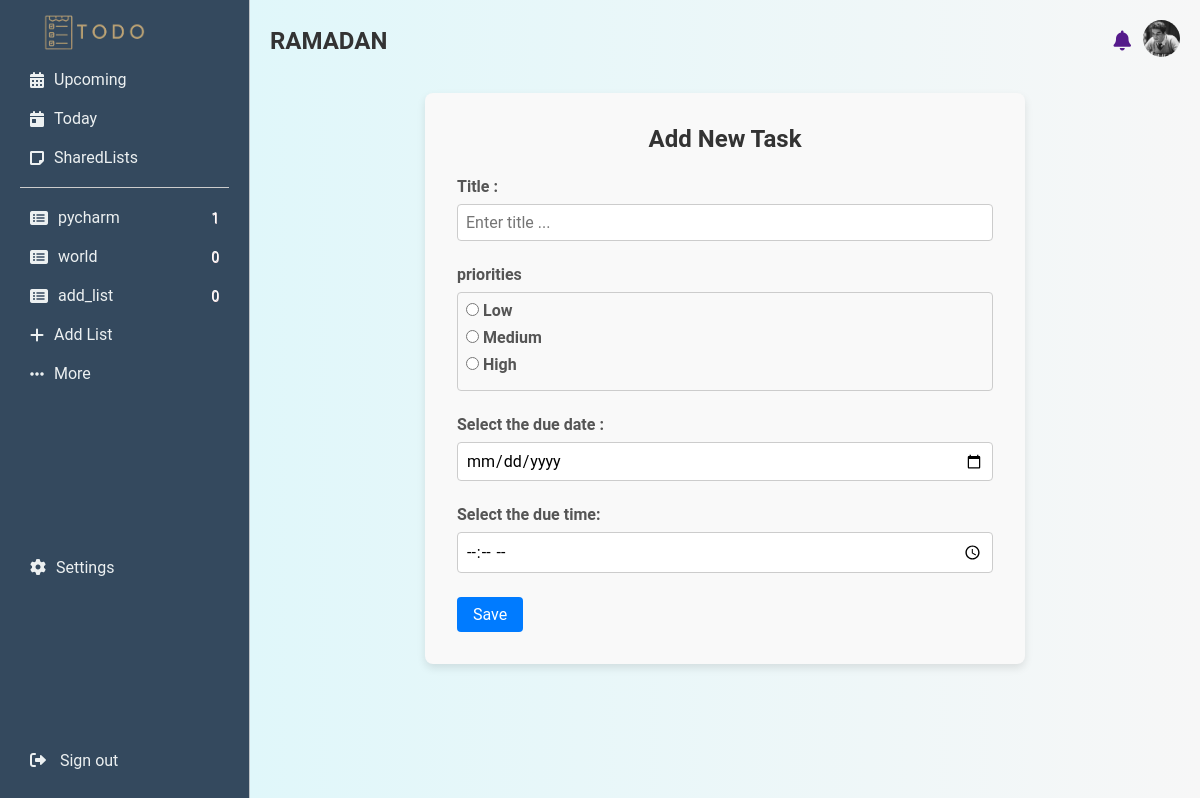
The page /list/8188dc98-758b-46e5-8b43-d438638714b2/create_task/ (signed in) on the database its author committed.
### base/models.py (models this page shows)
class ToDoList(models.Model):
    id = models.UUIDField(primary_key=True, default=uuid.uuid4, editable=False)
    user = models.ForeignKey(CustomUser, on_delete=models.CASCADE, related_name='todo_lists')
    name = models.CharField(max_length=255)
    description = models.TextField()
    created_at = models.DateTimeField(auto_now_add=True)
    updated_at = models.DateTimeField(auto_now=True)
    is_private = models.BooleanField(default=True)
    icon = models.CharField(max_length=50, default='fa-list-alt')
    def __str__(self):
        return self.name
    class Meta:
        verbose_name = "To-Do List"
        verbose_name_plural = "To-Do Lists"

### base/views.py (the view)
# urls.py: path('list/<uuid:list_id>/create_task/', views.add_task, name='add_task'),
@login_required
def add_task(request, list_id):
    print("Entering add_task view")
    user = request.user
    print(f"User: {user}, Type: {type(user)}")
    try:
        todo_list = get_object_or_404(ToDoList, id=list_id)
        print(f"ToDoList: {todo_list}")
        if request.method == 'POST':
            print("POST request received")
            form_task = create_task(request.POST)
            if form_task.is_valid():
                print("Form is valid")
                task = form_task.save(commit=False)
                task.to_do_list = todo_list
                task.save()
                print(f"Task saved: {task}")
                print("Attempting to log activity")
                activity_log(user, "add", task.title)
                print("Activity logged successfully")
                return redirect('tasks_for_list', list_id)
            else:
                print(f"Form errors: {form_task.errors}")
        else:
            print("GET request received")
            form_task = create_task()
        return render(request, 'base/add_task.html', {'form_task': form_task, 'title': todo_list.name})
    except Exception as e:
        print(f"Exception occurred: {str(e)}")
        raise  # Re-raise the exception after logging

### base/forms.py
class create_task(forms.ModelForm):
    title = forms.CharField(label = 'Title :',widget=forms.TextInput(attrs={'placeholder':'enter title....','class':'form-control'} ))
    priorities = forms.ChoiceField(label='priorities',choices=Task.PRIORITY_CHOICES,widget=forms.RadioSelect(attrs={'class':'form-control'}))
    due_date = forms.DateField(label='Select the due date :',widget=forms.DateInput(attrs={'type':'date','class':'form-control'}))
    due_time = forms.TimeField(
        label='Select the due time:',
        widget=forms.TimeInput(attrs={
            'class': 'form-control',
            'type': 'time'  # HTML5 time input
        }),
        input_formats=['%H:%M', '%I:%M %p']  # Add accepted time formats
    )
    class Meta:
        model=Task
        fields=['title', 'due_date','due_time', 'priorities']

### base/context_processors.py (called while the page is built)
def user_info(request):
    if request.user.is_authenticated:
        try:
            user_profile = CustomUser.objects.get(user = request.user)
            return {
                'user':user_profile,
                'image_profile':user_profile.image_profile
            }
        except:
            print('there is error ')
    return{}

def side_bare_links(request):
    if request.user.is_authenticated:
        custom_user = CustomUser.objects.get(user=request.user)
        user_last_lists = ToDoList.objects.filter(user=custom_user).annotate(task_count=Count('tasks')).order_by('-updated_at')[:3]
        return {'custom_user': custom_user, 'user_last_lists': user_last_lists}
    return {'custom_user': None, 'user_last_lists': []}

### base/templates/base/add_task.html (shortened to what this page needs)
{% extends 'base/base.html' %}
{% load static %}
{% block extra_css %}
    <link rel="stylesheet" href="{% static 'css/add_task.css' %}">
{% endblock extra_css %}
    {% block content %}
        <div class="add-task-container">
            <h2>Add New Task</h2>
            <form method="POST" action="">
                <div class="form-group">
                    <label for="id_title">{{ form_task.title.label }}</label>
                    <input type="text" id="id_title" name="title" class="form-control" placeholder="Enter title ..." value="{{ form_task.title.value|default:'' }}" required>
                </div>
                <div class="form-group">
                    <label>{{ form_task.priorities.label }}</label>
                    <div class="form-control">
                        {% for choice in form_task.priorities.field.choices %}
                            <label>
                                <input type="radio" name="priorities" value="{{ choice.0 }}" {% if form_task.priorities.value == choice.0 %}checked{% endif %} required>
                                {{ choice.1 }}
                            </label>
                        {% endfor %}
                    </div>
                </div>
                <div class="form-group">
                    <label for="id_due_date">{{ form_task.due_date.label }}</label>
                    <input type="date" id="id_due_date" name="due_date" class="form-control" value="{{ form_task.due_date.value|default:'' }}" required>
                </div>
                <div class="form-group">
                    <label for="id_due_time">{{ form_task.due_time.label }}</label>
                    <input type="time" id="id_due_time" name="due_time" class="form-control" value="{{ form_task.due_time.value|default:'' }}" required>
                </div>
                <button type="submit" class="btn btn-primary">Save</button>
            </form>
        </div>
    {% endblock content %}

### base/templates/base/sidebar.html (shortened to what this page needs)
{% load static %}
{% block extra_css %}
  <link rel="stylesheet" href=" {% static 'css/side_bare_hero.css' %}">
{% endblock extra_css %}
<div class="sidebar">
  <a href=" {% url 'home' %}"> <img src="{% static 'logo/todo-removebg-preview.png' %}" alt="logo" class='logo'> </a>
  <div class="tasks">
    <div class="task-item">
      <i class="fas fa-calendar-alt"></i>
      <a>Upcoming</a>
    </div>
    <div class="task-item active">
      <i class="fas fa-calendar-day"></i>
      <a href="{% url 'today_tasks' %}">Today</a>
    </div>
    <div class="task-item">
      <i class="fas fa-sticky-note"></i>
      <a href='{% url 'shared_list' %}'>SharedLists</a>
    </div>
  </div>
  <hr>
  <div class="lists">
    {% for list in user_last_lists %}
    <div class="list-item">
      <i class="fa {{list.icon}}"></i>
      <a href="{% url 'tasks_for_list' list_id=list.id %}">{{ list.name }}</a>
      <span class="task-count">{{ list.task_count }}</span>
    </div>
    {% endfor %}
    <div class="add-new-list">
        <i class="fas fa-plus"></i>
      <a href='{% url 'create_todo_list' %}'>
        Add List
      </a>
    </div>
    <div class="more-link">
      <i class="fas fa-ellipsis-h"></i>
      <a href="{% url 'lists_view' %}">More</a>
    </div>
  </div>
  <div class="settings">
    <i class="fas fa-cog"></i>
    <a>Settings</a>
  </div>
  <div class="sign-out">
    <a href="{% url 'logout' %}">
      <i class="fas fa-sign-out-alt"></i>
      <span>Sign out</span>
    </a>
  </div>
</div>

### base/templates/base/header.html (shortened to what this page needs)
{% load static  %}
{% block extra_css %}
<link rel="stylesheet" href=" {% static 'css/header_hero.css' %} ">
{% endblock extra_css %}
<header class="site-header">
  <h1 class="site-title"> {{title}} </h1>
  <div class="user-actions">
   <a href="" class='notification'> <i class="fa-solid fa-bell"></i> </a>
    {% if image_profile %}
      <a href="{% url 'profile' %}">
        <img src="{{ image_profile.url }}" alt="image profile" class="profile-image-logo">
      </a>
    {% else %}
      <a href="{% url 'profile' %}">  </a>
    {% endif %}
  </div>
</header>

### base/static/css/style.css (style rules this page uses)
* { margin: 0; padding: 0; box-sizing: border-box; font-family: "Roboto", system-ui; }
body { font-family: Arial, sans-serif; background-color: #F4F7F9; }

### base/static/css/add_task.css (style rules this page uses)
.add-task-container { max-width: 600px; margin: 2rem auto; padding: 2rem; background-color: #f9f9f9; border-radius: 8px; box-shadow: 0 4px 8px rgba(0, 0, 0, 0.1); }
.add-task-container h2 { margin-bottom: 1.5rem; text-align: center; color: #333; }
.form-group { margin-bottom: 1.5rem; }
.form-group label { display: block; margin-bottom: 0.5rem; font-weight: bold; color: #555; }
.form-control { width: 100%; padding: 0.5rem; border: 1px solid #ccc; border-radius: 4px; font-size: 1rem; }
.btn { display: inline-block; padding: 0.5rem 1rem; background-color: #007bff; color: white; border: none; border-radius: 4px; cursor: pointer; font-size: 1rem; transition: background-color 0.3s; }

### base/static/css/side_bare_hero.css (style rules this page uses)
.logo { height: 35px; width: auto; margin-top: -5px; margin-bottom: 6px; }
a { text-decoration: none; }
.sidebar { background-color: #34495E; border-right: 1px solid #BDC3C7; padding: 20px; width: 250px; display: flex; flex-direction: column; position: fixed; height: 100%; top: 0; left: 0; overflow-y: auto; z-index: 1000; }
.tasks .task-item, .lists .list-item, .tags .tag-item , .add-new-list, .add-new-tag, .settings, .sign-out { display: flex; align-items: center; padding: 10px; border-radius: 8px; cursor: pointer; -webkit-border-radius: 8px; -moz-border-radius: 8px; -ms-border-radius: 8px; -o-border-radius: 8px; }
.tasks .task-item i, .lists .list-item i, .tags .tag-item i { margin-right: 10px; font-size: 16px; }
.tasks .task-item .task-count, .lists .list-item .task-count { margin-left: auto; font-size: 14px; color: #ffffff; text-shadow: 0.5px 0.5px #ffe6e6; }
.add-new-list, .add-new-tag, .more-link { display: flex; align-items: center; padding: 10px; border-radius: 5px; cursor: pointer; color: #666; text-decoration: none; }
.add-new-list i, .add-new-tag i, .more-link i { margin-right: 10px; font-size: 16px; }
.settings, .sign-out { display: flex; align-items: center; padding: 10px; border-radius: 5px; cursor: pointer; color: #666; margin-top: auto; }
.settings i, .sign-out i { margin-right: 10px; font-size: 16px; }
.sidebar a, .sidebar i { color: #ECF0F1; }
.task-count { color: #BDC3C7; }
.sidebar i { color: #ECF0F1; }
hr { border: none; border-top: 1px solid #ccc; margin: 10px 0; }

### base/static/css/header_hero.css (style rules this page uses)
.site-header { display: flex; align-items: center; justify-content: space-between; }
.site-title { font-size: 24px; color: #333333; }
.user-actions { display: flex; align-items: center; gap: 5px; }
.profile-image-logo { width: 37px; height: 37px; max-height: 37px; object-fit: cover; border-radius: 50%; }
.notification { font-size: 20px; margin-right: 7px; }

### rows shown on the page
ToDoList: name "pycharm", task_count "1"
ToDoList: name "world", task_count "0"
ToDoList: name "add_list", task_count "0"
ToDoList: name "RAMADAN"

### other values the page prints
{{ choice.1 }} "Low" "Medium" "High"
